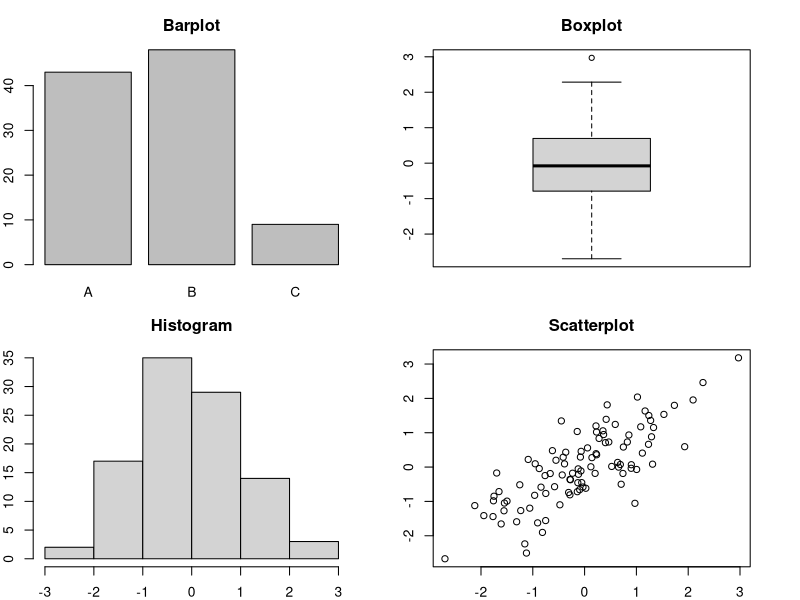
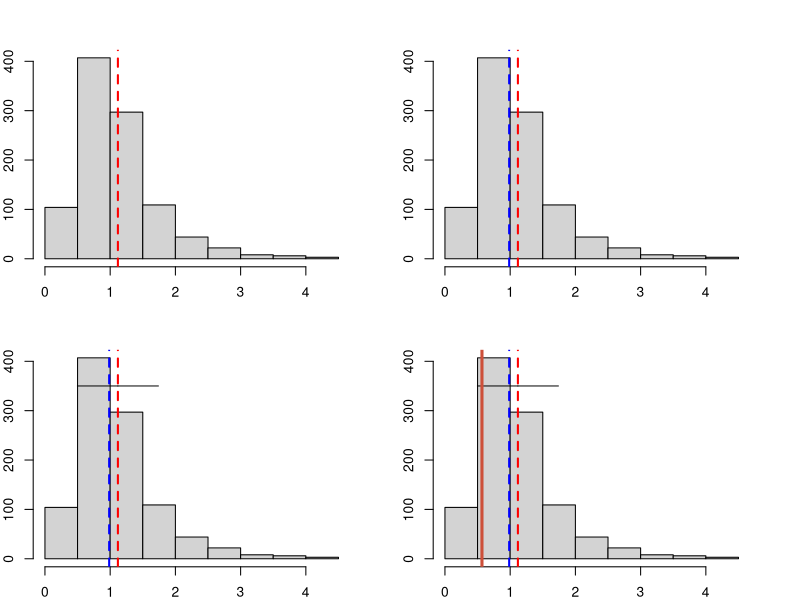
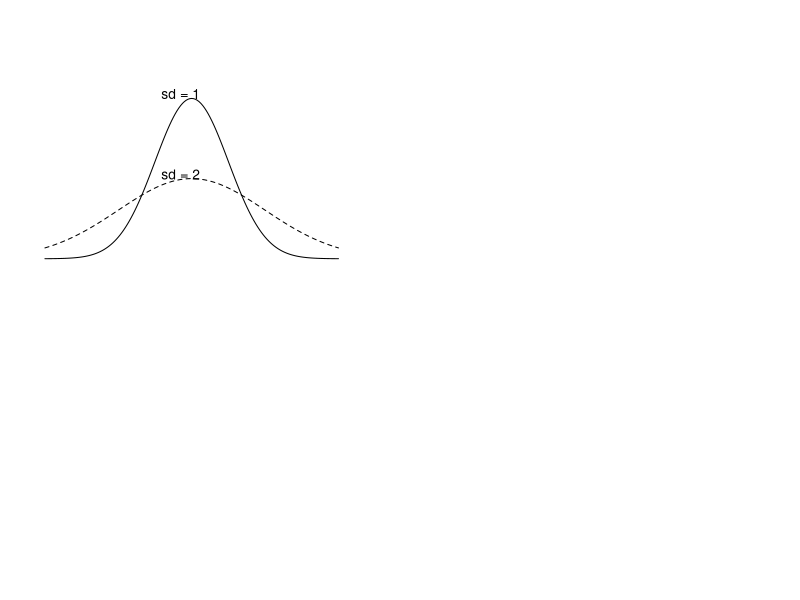

Reproduce these figures in R, in order.
## ---- chunk 1
smap <- MASS::mvrnorm(100, c(0,0), Sigma = matrix(c(1,0.7,0.7,1), ncol = 2))
par(mfrow = c(2,2), mar = c(2,2,3,3))
barplot(table(sample(LETTERS[1:3], size = 100, replace = TRUE, prob = c(1,1.5,0.2))), main = "Barplot", ylab = "n")
boxplot(smap[,1], main = "Boxplot")
hist(smap[,1], main = "Histogram", xlab = "", ylab = "n")
plot(smap, main = "Scatterplot", xlab = "Variable 1", ylab = "Variable 2")
## ---- chunk 2
skew <- rlnorm(1000,0,0.5)
hist(skew, main = "", xlab = "", breaks = 15)
abline(v=mean(skew), col = "red", lwd = 2, lty = 2)
## ---- chunk 3
hist(skew, main = "", xlab = "", breaks = 15)
abline(v=mean(skew), col = "red", lwd = 2, lty = 2)
abline(v=median(skew), col = "blue", lwd = 2, lty = 2)
## ---- chunk 4
r <- mean(skew)
hist(skew, main = "", xlab = "", breaks = 15)
abline(v=mean(skew), col = "red", lwd = 2, lty = 2)
abline(v=median(skew), col = "blue", lwd = 2, lty = 2)
segments(x0=r, x1 = c(r+sd(skew),r-sd(skew)), y0 = 350)
## ---- chunk 5
hist(skew, xlab = "", breaks = 15, main = "")
abline(v=mean(skew), col = "red", lwd = 2, lty = 2)
abline(v=median(skew), col = "blue", lwd = 2, lty = 2)
segments(x0=r, x1 = c(r+sd(skew),r-sd(skew)), y0 = 350)
abline(v = quantile(skew, probs = c(0.15)), lwd = 3, col = "tomato3")
## ---- chunk 6
plot(dnorm(seq(-4,4,0.05)), type = "l", xlab = "", ylab = "", axes  =FALSE, ylim = c(0,0.5))
lines(dnorm(seq(-4,4,0.05), sd = 2), type = "l", xlab = "", ylab = "", lty = 2)
text(x = 75, y = 0.41, labels = "sd = 1")
text(x = 75, y = 0.21, labels = "sd = 2")
